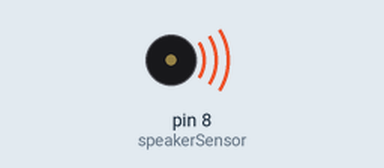
This sketch was run on a simulated Arduino Uno, built with avr-gcc and run on an emulated ATmega328P. On the bench: buzzer (waves = sounding).

Above: at 0.2 s.
Timing chart, 0 to 5.2 s (numbered marks = the images above):
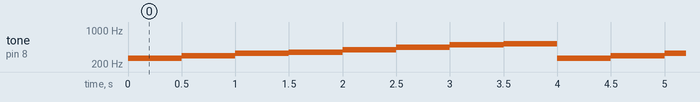

Measured:
- by itself, tone on pin 8 (speakerSensor): repeats every 4.0 s: 294 Hz 0.50 s, 330 Hz 0.50 s, 349 Hz 0.50 s, 392 Hz 0.50 s, 440 Hz 0.50 s, 494 Hz 0.50 s, 523 Hz 0.50 s, 262 Hz 0.50 s

The sketch:

09_piano_note.ino
```cpp
int note_c4 = 262;
// piano, note

int note_d4 = 294;
int note_e4 = 330;
int note_f4 = 349;
int note_g4 = 392;
int note_a4 = 440;
int note_b4 = 494;
int note_c5 = 523;

int speakerSensor = 8;
int noteDuration = 500;

void setup() {
  pinMode(speakerSensor, OUTPUT);
}

void loop() {
  tone(speakerSensor, note_c4, noteDuration); delay(500);
  tone(speakerSensor, note_d4, noteDuration); delay(500);
  tone(speakerSensor, note_e4, noteDuration); delay(500);
  tone(speakerSensor, note_f4, noteDuration); delay(500);
  tone(speakerSensor, note_g4, noteDuration); delay(500);
  tone(speakerSensor, note_a4, noteDuration); delay(500);
  tone(speakerSensor, note_b4, noteDuration); delay(500);
  tone(speakerSensor, note_c5, noteDuration); delay(500);
}
```
